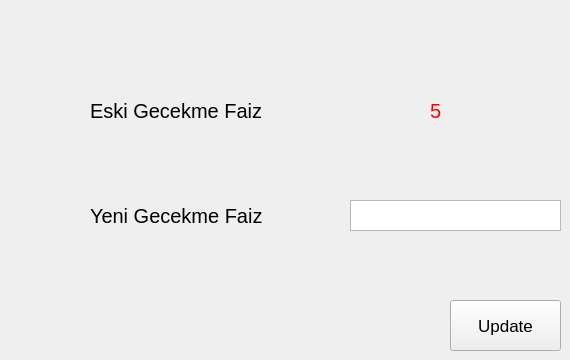
    <widget class="QWidget" name="update_interest_widget">
     <widget class="QLabel" name="previous_interest">
      <property name="geometry">
       <rect>
        <x>90</x>
        <y>90</y>
        <width>241</width>
        <height>41</height>
       </rect>
      </property>
      <property name="font">
       <font>
        <pointsize>15</pointsize>
       </font>
      </property>
      <property name="text">
       <string>Eski Gecekme Faiz</string>
      </property>
     </widget>
     <widget class="QTextEdit" name="update_interest_value">
      <property name="geometry">
       <rect>
        <x>350</x>
        <y>200</y>
        <width>211</width>
        <height>31</height>
       </rect>
      </property>
      <property name="font">
       <font>
        <pointsize>10</pointsize>
       </font>
      </property>
     </widget>
     <widget class="QLabel" name="new_interest">
      <property name="geometry">
       <rect>
        <x>90</x>
        <y>200</y>
        <width>211</width>
        <height>31</height>
       </rect>
      </property>
      <property name="font">
       <font>
        <pointsize>15</pointsize>
       </font>
      </property>
      <property name="text">
       <string>Yeni Gecekme Faiz</string>
      </property>
     </widget>
     <widget class="QLabel" name="previous_interest_value">
      <property name="geometry">
       <rect>
        <x>430</x>
        <y>90</y>
        <width>131</width>
        <height>41</height>
       </rect>
      </property>
      <property name="font">
       <font>
        <pointsize>15</pointsize>
       </font>
      </property>
      <property name="layoutDirection">
       <enum>Qt::RightToLeft</enum>
      </property>
      <property name="styleSheet">
       <string notr="true">color:red</string>
      </property>
      <property name="text">
       <string>5</string>
      </property>
     </widget>
     <widget class="QPushButton" name="update_interest_btn">
      <property name="geometry">
       <rect>
        <x>450</x>
        <y>300</y>
        <width>111</width>
        <height>51</height>
       </rect>
      </property>
      <property name="font">
       <font>
        <pointsize>13</pointsize>
       </font>
      </property>
      <property name="text">
       <string>Update</string>
      </property>
     </widget>
    </widget>
